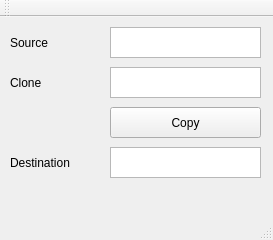
<?xml version="1.0" encoding="UTF-8"?>
<ui version="4.0">
 <class>MainWindow</class>
 <widget class="QMainWindow" name="MainWindow">
  <property name="geometry">
   <rect>
    <x>0</x>
    <y>0</y>
    <width>273</width>
    <height>240</height>
   </rect>
  </property>
  <property name="windowTitle">
   <string>MainWindow</string>
  </property>
  <widget class="QWidget" name="centralWidget">
   <widget class="QPlainTextEdit" name="plainTextEdit_Source">
    <property name="geometry">
     <rect>
      <x>110</x>
      <y>10</y>
      <width>151</width>
      <height>31</height>
     </rect>
    </property>
    <property name="frameShape">
     <enum>QFrame::StyledPanel</enum>
    </property>
    <property name="verticalScrollBarPolicy">
     <enum>Qt::ScrollBarAlwaysOff</enum>
    </property>
    <property name="horizontalScrollBarPolicy">
     <enum>Qt::ScrollBarAlwaysOff</enum>
    </property>
   </widget>
   <widget class="QPushButton" name="pushButton_Copy">
    <property name="geometry">
     <rect>
      <x>110</x>
      <y>90</y>
      <width>151</width>
      <height>31</height>
     </rect>
    </property>
    <property name="text">
     <string>Copy</string>
    </property>
   </widget>
   <widget class="QPlainTextEdit" name="plainTextEdit_Clone">
    <property name="geometry">
     <rect>
      <x>110</x>
      <y>50</y>
      <width>151</width>
      <height>31</height>
     </rect>
    </property>
    <property name="frameShape">
     <enum>QFrame::StyledPanel</enum>
    </property>
    <property name="verticalScrollBarPolicy">
     <enum>Qt::ScrollBarAlwaysOff</enum>
    </property>
    <property name="horizontalScrollBarPolicy">
     <enum>Qt::ScrollBarAlwaysOff</enum>
    </property>
    <property name="readOnly">
     <bool>true</bool>
    </property>
   </widget>
   <widget class="QLabel" name="label_Source">
    <property name="geometry">
     <rect>
      <x>10</x>
      <y>10</y>
      <width>91</width>
      <height>31</height>
     </rect>
    </property>
    <property name="text">
     <string>Source</string>
    </property>
   </widget>
   <widget class="QLabel" name="label_Clone">
    <property name="geometry">
     <rect>
      <x>10</x>
      <y>50</y>
      <width>91</width>
      <height>31</height>
     </rect>
    </property>
    <property name="text">
     <string>Clone</string>
    </property>
   </widget>
   <widget class="QLabel" name="label_Destination">
    <property name="geometry">
     <rect>
      <x>10</x>
      <y>130</y>
      <width>91</width>
      <height>31</height>
     </rect>
    </property>
    <property name="text">
     <string>Destination</string>
    </property>
   </widget>
   <widget class="QPlainTextEdit" name="plainTextEdit_Destination">
    <property name="geometry">
     <rect>
      <x>110</x>
      <y>130</y>
      <width>151</width>
      <height>31</height>
     </rect>
    </property>
    <property name="frameShape">
     <enum>QFrame::StyledPanel</enum>
    </property>
    <property name="verticalScrollBarPolicy">
     <enum>Qt::ScrollBarAlwaysOff</enum>
    </property>
    <property name="horizontalScrollBarPolicy">
     <enum>Qt::ScrollBarAlwaysOff</enum>
    </property>
    <property name="readOnly">
     <bool>true</bool>
    </property>
   </widget>
  </widget>
  <widget class="QMenuBar" name="menuBar">
   <property name="geometry">
    <rect>
     <x>0</x>
     <y>0</y>
     <width>273</width>
     <height>27</height>
    </rect>
   </property>
  </widget>
  <widget class="QToolBar" name="mainToolBar">
   <attribute name="toolBarArea">
    <enum>TopToolBarArea</enum>
   </attribute>
   <attribute name="toolBarBreak">
    <bool>false</bool>
   </attribute>
  </widget>
  <widget class="QStatusBar" name="statusBar"/>
 </widget>
 <layoutdefault spacing="6" margin="11"/>
 <resources/>
 <connections/>
</ui>
